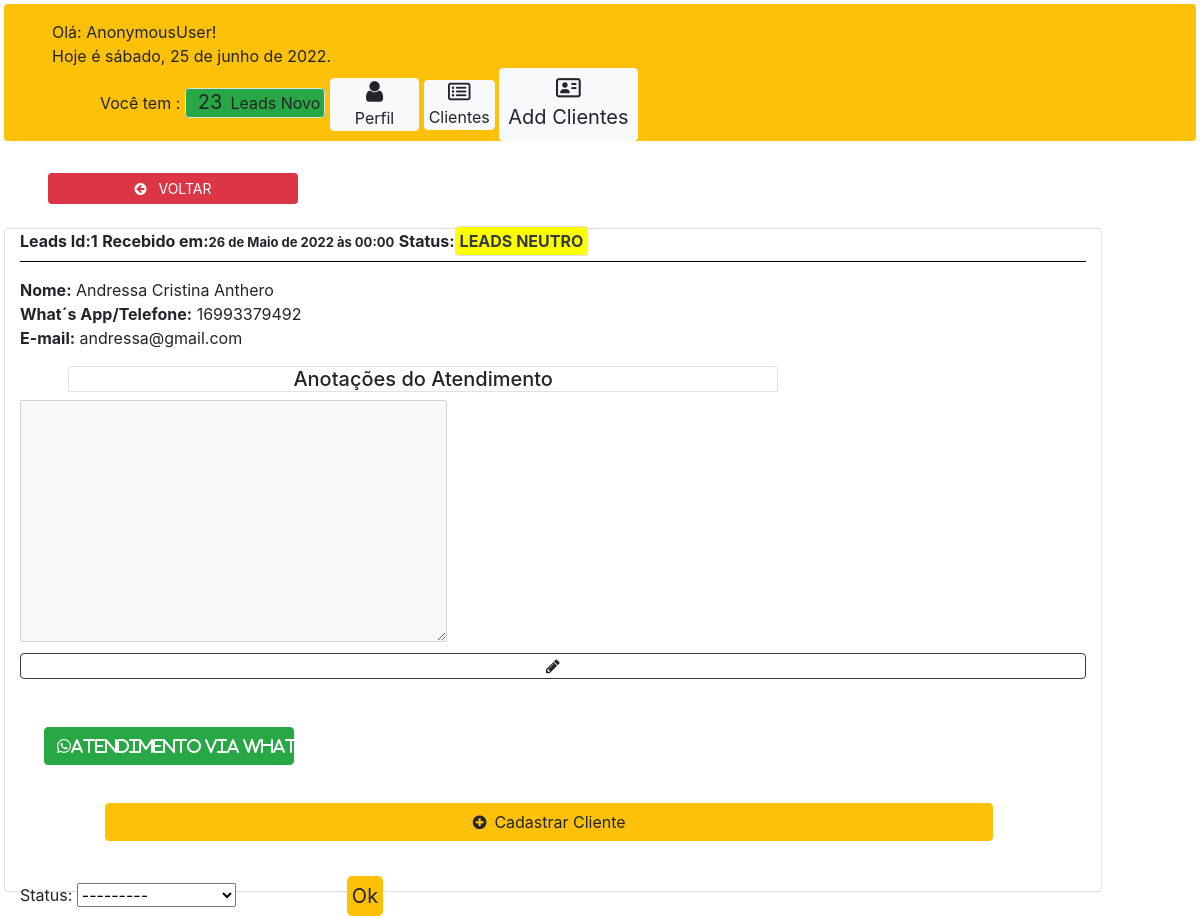
The app's page /leads/1/ with its own data.
### landingpage/models.py (models this page shows, shortened)
class Formulario(models.Model):
    ATENDIMENTO = (
        ('LEADS POSITIVO', 'LEADS POSITIVO'),
        ('LEADS NEUTRO', 'LEADS NEUTRO'),
        ('LEADS NEGATIVO', 'LEADS NEGATIVO')
    )
    phone = models.CharField(max_length=11, null=False, blank=False)
    email = models.EmailField(null=False, blank=False)
    nome = models.CharField(max_length=50, null=False, blank=False)
    tipo = models.CharField(max_length=50, null=False, blank=False)
    data = models.DateTimeField(max_length=50, null=False, blank=True)
    anotacoes = models.CharField(blank=True, max_length=255)
    status = models.CharField(blank=True, null=True, choices=ATENDIMENTO, max_length=14)

### landingpage/views.py (the view, shortened to what this page needs)
# urls.py: path('leads/<int:pk>/', include('landingpage.urls')),
def leads(request, pk):
    open_leads = get_object_or_404(Formulario, pk=pk)
    sttus = StatusForm()
    notas = AnotacoesForm()
    count_novo = Formulario.objects.filter(status="LEADS NOVO").count()
    return render(request, 'lp/leads.html', {'open_leads': open_leads,
                                             'sttus': sttus,
                                             'notas': notas,
                                             'count_novo': count_novo,
                                             })

### landingpage/forms.py
class StatusForm(forms.ModelForm):
    class Meta:
        model = Formulario
        fields = (
            'status',
        )

class AnotacoesForm(forms.ModelForm):
    class Meta:
        model = Formulario
        fields = (
            'anotacoes',
        )

### landingpage/templates/lp/leads.html (shortened to what this page needs)
{% extends "lp/base-adm.html" %}
{% block content %}
            <main class=" col-11" id="display-leads">
                    <a href="/dashboard/caixa-leads/" class="btn btn-sm btn-danger col-1 my-4 ml-5"  style="width:250px; min-width:250px;">
                         <i class="fa fa-arrow-circle-left mr-2" aria-hidden="true"></i>
                         VOLTAR
                     </a>
                <div class="card col-12 ml-1" id="card-leads" >
                        <div class="">
                            <span class=" font-weight-bold" id="num_leads">Leads Id:<span>{{open_leads.pk}}</span></span>
                            <span class="font-weight-bold" >Recebido em:<span style="font-size:13px;">{{open_leads.data}}</span></span>
                            <span class=" font-weight-bold" id="status-leads">Status:<span id="status-bar-{{open_leads.status|lower|slice:'6:'}}" class="border rounded p-1  font-weight-bold status-bar-{{cx_leads_novos.pk}} text-dark mark">{{open_leads.status}}</span></span>
                        </div>
                        <hr class="mt-2 " style="background:black">
                        <span class="" style="">
                                <div>
                                    <span class="font-weight-bold">Nome:</span>
                                    <span>{{open_leads.nome}}</span>
                                </div>
                                <div>
                                    <span class="font-weight-bold">What´s App/Telefone:</span>
                                    <span>{{open_leads.phone}}</span>
                                </div>
                                <div>
                                    <span  class="font-weight-bold" >E-mail:</span>
                                    <span>{{open_leads.email}}</span>
                                </div>
                        </span>
                             <form method="POST" class="form-responsivo   d-inline " id="form-anotacoes"
                               enctype="multipart/form-data" action =""  >
                                        <tr >
                                            <th><label class="d-block h5 border rounded-top col-8 p-0 text-center ml-5 mt-3"  for="id_anotacoes">Anotações do Atendimento</label></th>
                                                <td>
                                                    <textarea  name="anotacoes" cols="40" rows="10"  maxlength="255" id="id_anotacoes">{{open_leads.anotacoes}}</textarea>
                                                </td>
                                        </tr>
                            </form>
                            <i class="fa fa-pencil btn border border-dark rounded p-1" style="position:relative;right:0%;top:0%;" id="edit-anotacoes" aria-hidden="true" onclick="editAnotacoes()"></i>
                    <div class="">
                                    <div  id="" class="btn btn-success text-white d-block my-5 ml-4 " style="width:250px; min-width:250px;">
                                          <a href="https://wa.me/5516{{open_leads.phone}}?text=Acabei%20de%20%20ver%20a%20promoção%20Landing%20Page%20por%20R$%20299,90">
                                              <i class="fa fa-whatsapp text-white " aria-hidden="true">Atendimento via What´s App</i>
                                          </a>
                                    </div>
                                    <a href="/cadastro-clientes/" class="btn btn-warning mt-0 col-10 px-5" style="position:relative; left:8%; top:-10px;">
                                        <i class="fa fa-plus-circle mr-2" aria-hidden="true"></i>Cadastrar Cliente</a>
                                     <form method="POST" class="form-responsivo  " style="position:relative; left:0%; top:25px; "
                               enctype="multipart/form-data" action =""  >
                                   {{sttus}}
                                 <input class=" p-1 btn btn-lg btn-warning d-inline" style="position:relative; left:10%; top:0px; " type="submit" value="Ok" name="salvar" >
                            </form>
                    </div>
                     </div>
            </main>
{% endblock %}

### landingpage/static/landingpage/css/dashboard.css (style rules this page uses)
* { margin: 0; padding: 0; }

### landingpage/templates/lp/base-adm.html (style rules this page uses)
#status-bar-neutro { background:yellow; }

### records on screen
Formulario: pk "1", data "26 de Maio de 2022 às 00:00", status "LEADS NEUTRO", nome "Andressa Cristina Anthero", phone "16993379492", email "andressa@gmail.com"

### other values on screen
{{ request.user|capfirst }} "AnonymousUser"
{{ count_novo|default:'0' }} "23"
